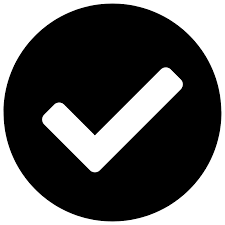
#> input picture pubg/circle_detection/test_image2.png, 225 x 225 px
$ jupyter execute circle_detection.ipynb
#> lines starting #> are read from the running program, lines starting #| are printed output that depends on the picture; after the words box and inside, x2 and y2 are one past the last pixel; in counts of white or black regions, pixels touching at a corner belong together
## Circle detection using Opencv's Houghcircles functionality

[cell 1]
import cv2
import numpy as np
import matplotlib.pyplot as plt

[cell 2]
# image=cv2.imread('circle.png')
image=cv2.imread('test_image2.png')
#> image is the input picture: shape (225, 225, 3); min 0, max 255, mean 92.5


# image1= cv2.cvtColor(image)

image1= cv2.cvtColor(image, cv2.COLOR_BGR2GRAY)

plt.imshow(image1,cmap='gray')

[cell 3]
circle = cv2.HoughCircles(image1, cv2.HOUGH_GRADIENT, 1, 260, param1=30, param2=65, minRadius=0, maxRadius=0)
#> circle = [[111.5, 112.5, 108.6]]
circle=np.round(circle[0, :]).astype("int")
#> circle = [[112, 112, 109]]
cv2.circle(image,(circle[0][0], circle[0][1]), circle[0][2],(255,0,0), 2)
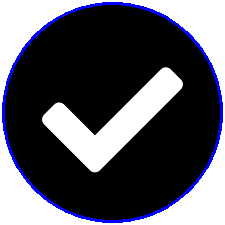
#> image: shape (225, 225, 3); 4.08% of pixels changed, all inside (x1, y1, x2, y2) = (2, 2, 223, 223)
plt.imshow(image,cmap='gray')
plt.show()

[cell 4]
image1=cv2.imread('2.jpg')
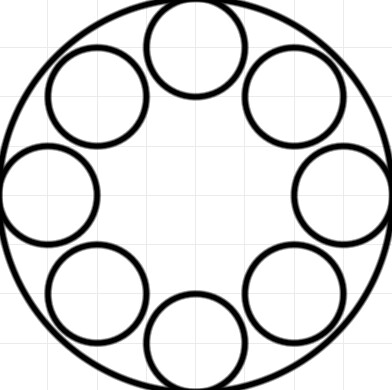
#> input picture pubg/circle_detection/2.jpg, 392 x 390 px
#> image1 is the input picture: shape (390, 392, 3); min 0, max 255, mean 218.2
gray1= cv2.cvtColor(image1, cv2.COLOR_BGR2GRAY)

plt.imshow(gray1,cmap='gray')

[cell 5]
gray1 = cv2.GaussianBlur(gray1,(5,5),0);
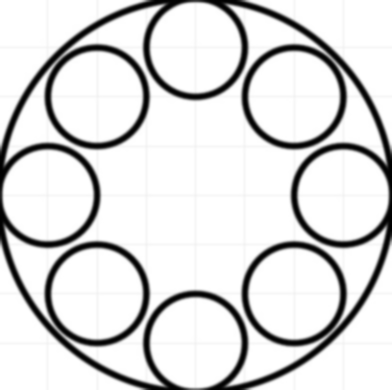
#> gray1: shape (390, 392); min 0, max 255, mean 218.2
gray1= cv2.medianBlur(gray1,5)
gray1= cv2.adaptiveThreshold(gray1,255,cv2.ADAPTIVE_THRESH_GAUSSIAN_C,\
            cv2.THRESH_BINARY,11,2)
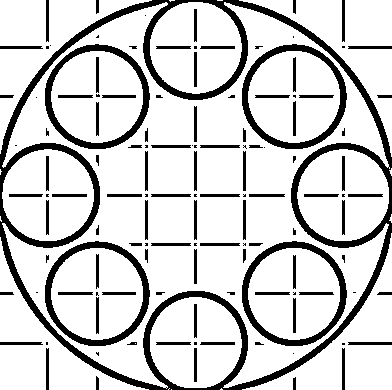
#> gray1: shape (390, 392); 81.4% white; 126 black regions (44 under 20 px), largest, box (x1, y1, x2, y2) and area: (0, 0, 392, 390) 13398, (242, 44, 347, 149) 1959, (45, 241, 150, 346) 1955
kernel = np.ones((5,5), np.uint8)
gray1= cv2.erode(gray1,kernel,iterations=1)
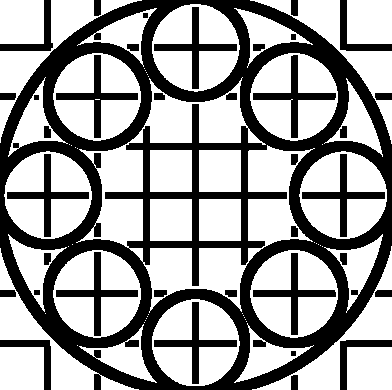
#> gray1: shape (390, 392); 62.1% white; 37 black regions, largest, box (x1, y1, x2, y2) and area: (0, 0, 392, 390) 44585, (302, 154, 385, 237) 1113, (56, 252, 138, 336) 1113
gray1=cv2.dilate(gray1,kernel,iterations=1)
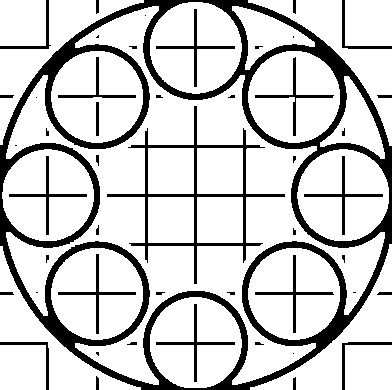
#> gray1: shape (390, 392); 80% white; 48 black regions (20 under 20 px), largest, box (x1, y1, x2, y2) and area: (0, 0, 392, 390) 22508, (107, 106, 285, 284) 2565, (304, 156, 383, 235) 465
# gray1=cv2.Canny(gray1,100,200)

plt.imshow(gray1,cmap='gray')

[cell 6]
circles = cv2.HoughCircles(gray1, cv2.HOUGH_GRADIENT, 1, 200, param1=30, param2=45, minRadius=0, maxRadius=0)
#> circles = [[96.5, 96.5, 52.4], [195.5, 342.5, 45.5], [303.5, 113.5, 65.5]]
print(circles)
#| [[[ 96.5  96.5  52.4]
#|   [195.5 342.5  45.5]
#|   [303.5 113.5  65.5]]]
if circles is not None:
    circles = np.round(circles[0, :]).astype("int")
#> circles = [[96, 96, 52], [196, 342, 46], [304, 114, 66]]

    for (x, y, r) in circles:
        cv2.circle(gray1, (x, y), r, (255,255,255), 4)
#> this loop made 3 passes
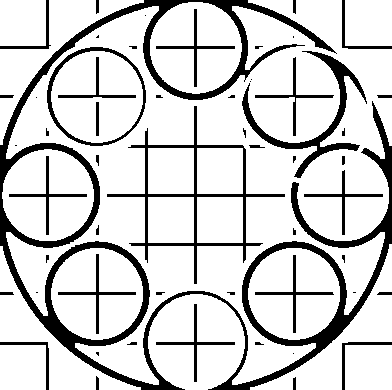
#> gray1: shape (390, 392); 81.7% white; 55 black regions (23 under 20 px), largest, box (x1, y1, x2, y2) and area: (0, 0, 392, 390) 16795, (107, 106, 285, 284) 2462, (242, 51, 367, 178) 2176
plt.imshow(gray1,cmap='gray')
plt.show()
